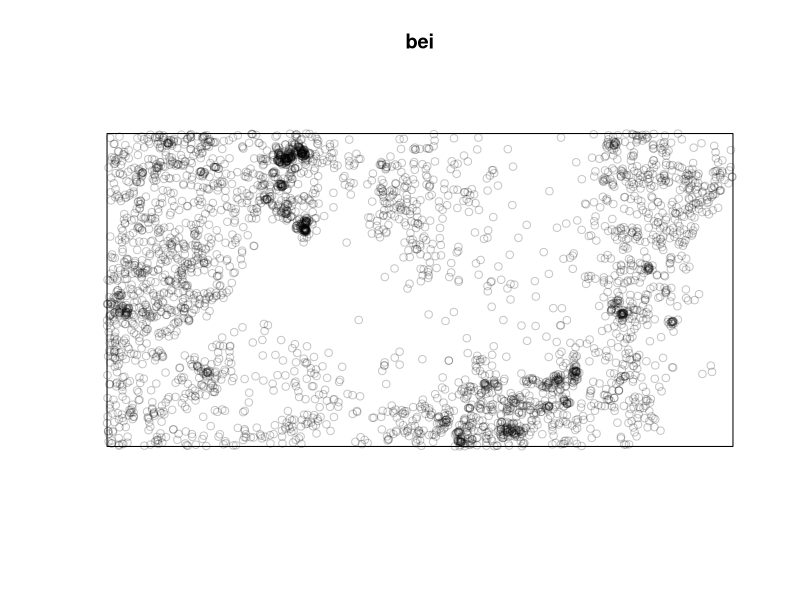
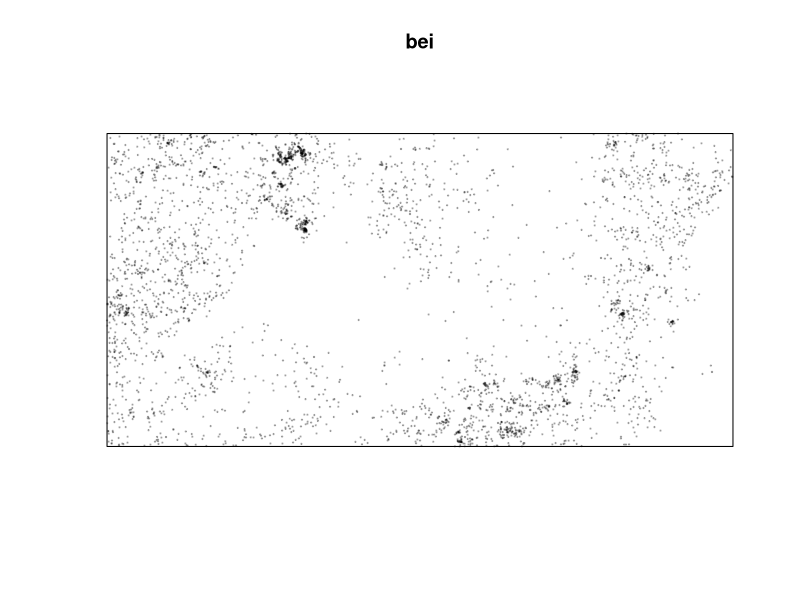
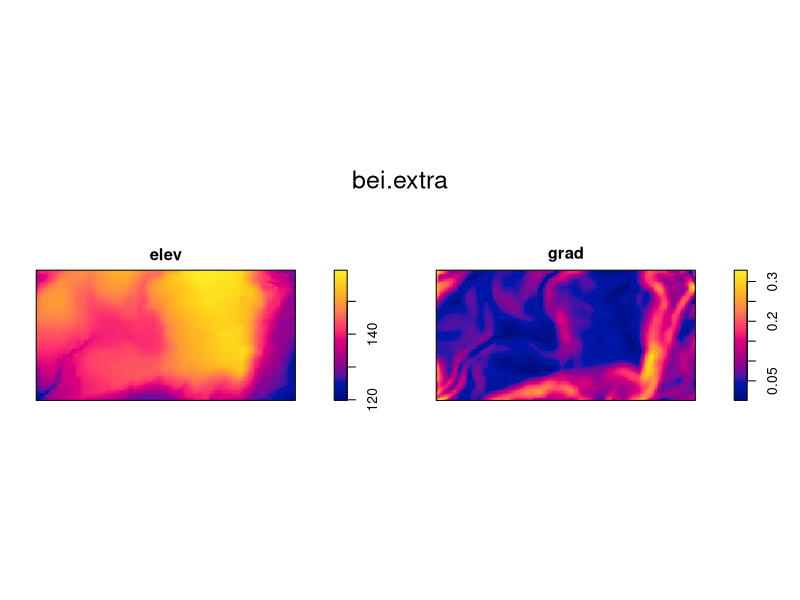
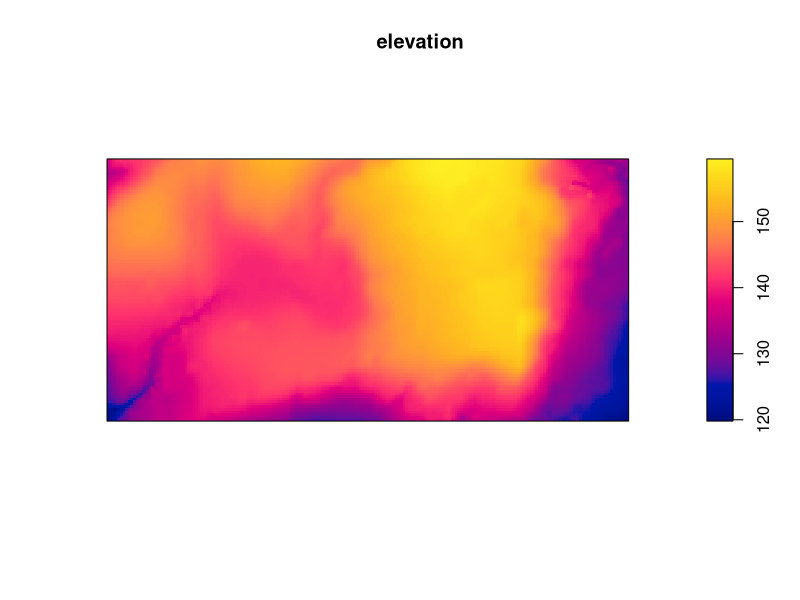
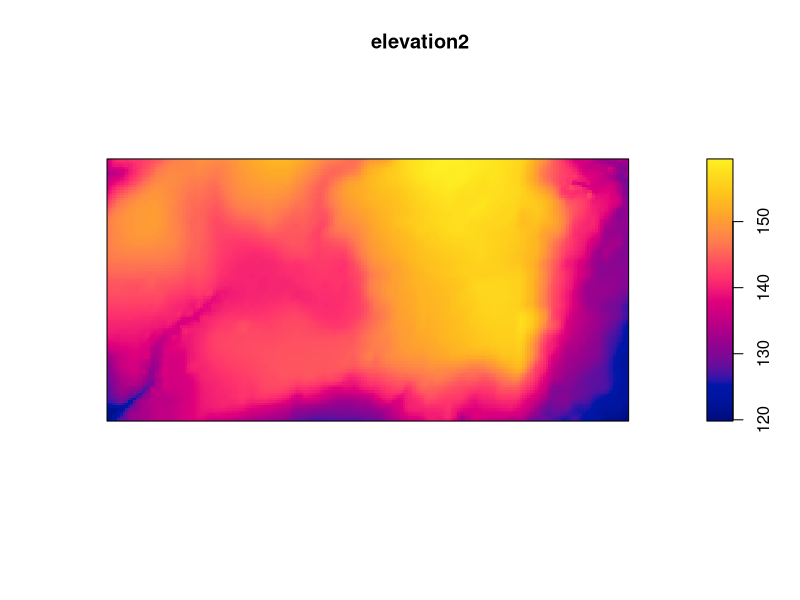
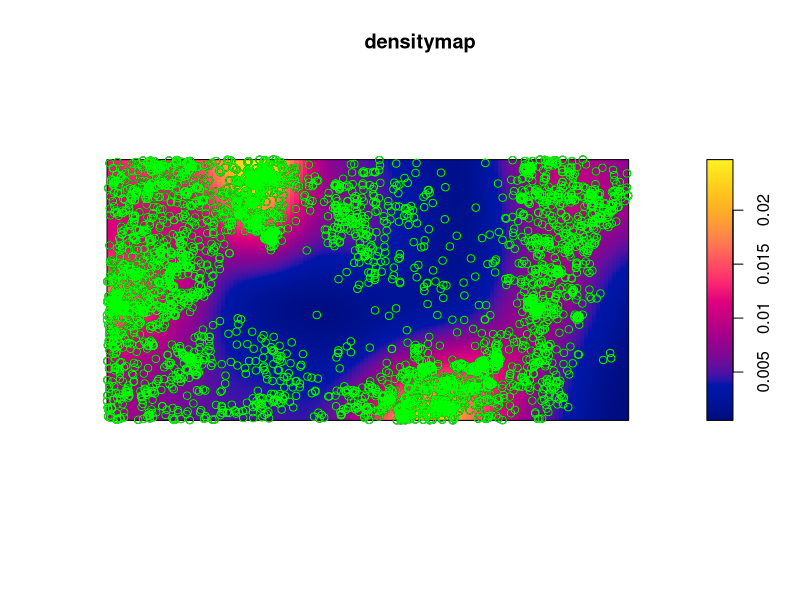
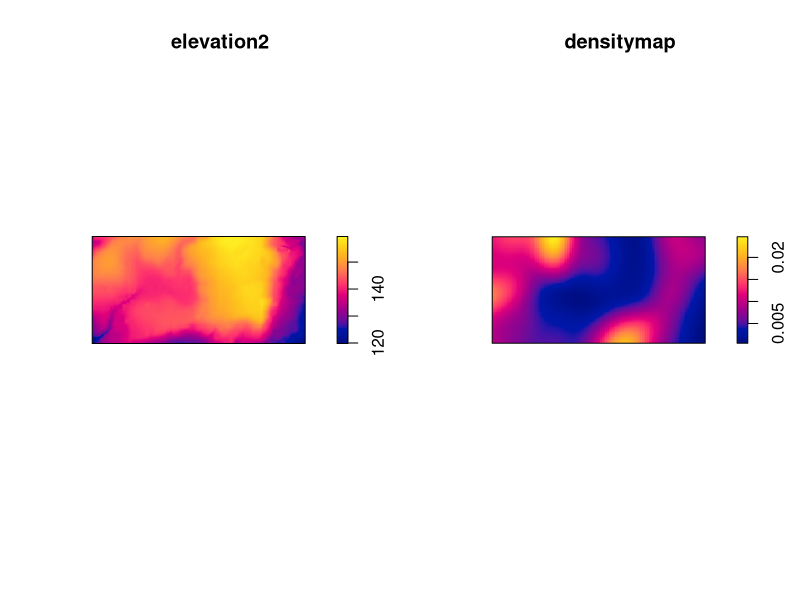
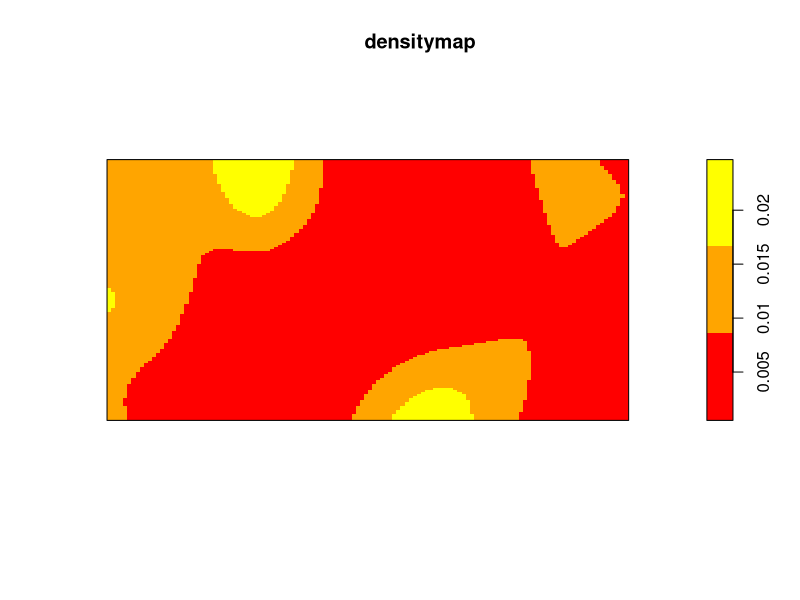

Write R code to recreate these figures, in order. (Note: this script raises an error after producing the figures.)
# Code related to population ecology

# Let's install new packages in R
# To do so we use the function "install.packages("name of the package")"
# Since we're importing external data in R it's mandatory to quote the name of the package

# The first package that we're going to install is spatstat
# Spatstat is used for point pattern analysis
install.packages("spatstat") 

# To verify that the package has been installed we use the function "library()"
# To use this function the quotes won't be needed since the package has already been installed
library(spatstat)

# Now we will use the dataset bei, which is inside spatstat
# The dataset bei represent spatial point pattern data
bei

# Let's plot this dataset
# This plot is generated to visualize the spatial distribution of points
# All the points rapresent monitored trees in the Amazon rainforest
plot(bei) 

# Let's change the graphic since the points are too big
# To do so, as we've already seen, we use the functions "pch" and "cex"
plot(bei, pch=19, cex=0.2)

# Now we can explore additional dataset
# We use the "bei.extra" dataset, it gives us a list of pixel images (raster type)
bei.extra 
plot(bei.extra)

# We are gonna need just one the two elements of the dataset (elevation and gradient)
# Let's use only a part of the dataset: elevation
# The symbol $ links elevation to the dataset
bei.extra$elev

# Now we create a new object called elevation and we plot it
elevation <- bei.extra$elev
plot(elevation)

# Also instead of using the symbol $ I can also use [[1]] to select elements
# In this way R will select the first element of the dataset, which is elevation in this case
# We assign it to a new object and we plot it
elevation2 <- bei.extra[[1]]
plot(elevation2)  # [[]] is more powerful because I dont'have to remember the name of the element I need


# Now we want to create a density map, but how do we let R calculting the plots as a continuous image?
# By considering each group of dots as a single unit,
# where each unit is going to be more or less dense according to the number of dots present in that area.???????????????????'

# Now let's see other functions
# We need to pass from point to a continuous surface
# First of all we use the "density" function inside spatstat to create a density map and we rename it
density(bei) 
densitymap <- density(bei) # from points we are now dealing with pixels

# Now if we plot this new object we obtain the density of trees over the area
plot(densitymap) # blue is low density while yellow is high density


# Is there a possibility to show togheter the map of density and the original points?
# Yes, we can use the "points()" function
# This function allow us to add a plot to the current one without erasing this last
points(bei) # puts points on prevoius graphic (densitymap)
points(bei, col="green")


# Now we want to plot multiple graphics or images to visualize them together
# To do so we can use the "par()mfrow=" function
# In it's argument, adding the concatenate function "c()" we will firstly put the number of the rows
# and secondly the number of the columns that we ant
par(mfrow=c(1,2)) # 1 and 2 are elements of the same arrow, so we have one row and two columns

# Now we tell the software what we want to plot
plot(elevation2)
plot(densitymap)

# If I want one above the other I'd have 2 rows and 1 coloumn
 par(mfrow=c(2,1))

# When I want to delete a plot I can use the "dev.off()" function
dev.off()

# To change the colors I can use the "colorRampPalette()" function
# This one alow me to create a custom color palette, so firstly I have to specify the colors that I want
# An then I specify a number that states the gradient
# Since R is a sensitive case software it's important to write this function with the R and the P in capital letters
# And again we're using the concatenate function since we have more elements in the argument
cl <- colorRampPalette(c("red", "orange", "yellow")) (3)

# Now we plot the graphic with the new colors
plot(densitymap, col=cl)

# To increase the smoothness of the plot I can add more gradient
cl <- colorRampPalette(c("red", "orange", "yellow")) (100)

# To find all available colours, one can search in browser for "colors in R" 
# R colors cheat-sheet by Dr. Ying Wei: http://www.stat.columbia.edu/~tzheng/files/Rcolor.pdf

# Exercise: change the color ramp palette using different colors 
col <- colorRampPalette(c("azure3", "darkorchid", "mediumaquamarine", "salmon"))(100)
plot(densitymap, col=cln)


# Exercise: build a multiframe and plot the densitymapmwith two different color ramp palette
par(mfrow=c(1,2))
cl <- colorRampPalette(c("darkseagreen1", "purple3", "tan1")) (100)
plot(densitymap, col=cl)
cl <- colorRampPalette(c("forestgreen", "sienna1", "red3")) (100)
plot(densitymap, col=cl)

# dev.off() to kill everything
